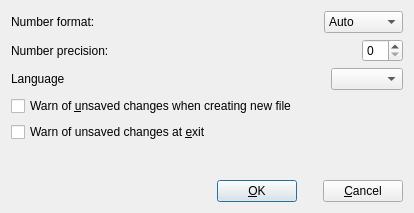
<?xml version="1.0" encoding="UTF-8"?>
<ui version="4.0">
 <class>PreferencesDialog</class>
 <widget class="QDialog" name="PreferencesDialog">
  <property name="geometry">
   <rect>
    <x>0</x>
    <y>0</y>
    <width>414</width>
    <height>213</height>
   </rect>
  </property>
  <property name="windowTitle">
   <string>Preferences</string>
  </property>
  <layout class="QVBoxLayout" name="verticalLayout">
   <item>
    <layout class="QHBoxLayout" name="horizontalLayout_4">
     <item>
      <widget class="QLabel" name="numberFormatLabel">
       <property name="text">
        <string>Number format:</string>
       </property>
      </widget>
     </item>
     <item>
      <spacer name="horizontalSpacer_3">
       <property name="orientation">
        <enum>Qt::Horizontal</enum>
       </property>
       <property name="sizeHint" stdset="0">
        <size>
         <width>40</width>
         <height>20</height>
        </size>
       </property>
      </spacer>
     </item>
     <item>
      <widget class="QComboBox" name="numberFormatComboBox">
       <item>
        <property name="text">
         <string>Auto</string>
        </property>
       </item>
       <item>
        <property name="text">
         <string>Fixed</string>
        </property>
       </item>
       <item>
        <property name="text">
         <string>Scientific</string>
        </property>
       </item>
      </widget>
     </item>
    </layout>
   </item>
   <item>
    <layout class="QHBoxLayout" name="horizontalLayout_3">
     <item>
      <widget class="QLabel" name="numberPrecisionLabel">
       <property name="text">
        <string>Number precision:</string>
       </property>
      </widget>
     </item>
     <item>
      <spacer name="horizontalSpacer_4">
       <property name="orientation">
        <enum>Qt::Horizontal</enum>
       </property>
       <property name="sizeHint" stdset="0">
        <size>
         <width>40</width>
         <height>20</height>
        </size>
       </property>
      </spacer>
     </item>
     <item>
      <widget class="QSpinBox" name="numberPrecisionSpinBox"/>
     </item>
    </layout>
   </item>
   <item>
    <layout class="QHBoxLayout" name="horizontalLayout_2">
     <item>
      <widget class="QLabel" name="languageLabel">
       <property name="text">
        <string>Language</string>
       </property>
      </widget>
     </item>
     <item>
      <spacer name="horizontalSpacer_5">
       <property name="orientation">
        <enum>Qt::Horizontal</enum>
       </property>
       <property name="sizeHint" stdset="0">
        <size>
         <width>40</width>
         <height>20</height>
        </size>
       </property>
      </spacer>
     </item>
     <item>
      <widget class="QComboBox" name="languageComboBox"/>
     </item>
    </layout>
   </item>
   <item>
    <widget class="QCheckBox" name="warnUnsavedNewCheckBox">
     <property name="text">
      <string>Warn of &amp;unsaved changes when creating new file</string>
     </property>
    </widget>
   </item>
   <item>
    <widget class="QCheckBox" name="warnUnsavedAtExitCheckBox">
     <property name="text">
      <string>Warn of unsaved changes at &amp;exit</string>
     </property>
    </widget>
   </item>
   <item>
    <spacer name="verticalSpacer">
     <property name="orientation">
      <enum>Qt::Vertical</enum>
     </property>
     <property name="sizeHint" stdset="0">
      <size>
       <width>20</width>
       <height>40</height>
      </size>
     </property>
    </spacer>
   </item>
   <item>
    <layout class="QHBoxLayout" name="horizontalLayout">
     <item>
      <spacer name="horizontalSpacer">
       <property name="orientation">
        <enum>Qt::Horizontal</enum>
       </property>
       <property name="sizeHint" stdset="0">
        <size>
         <width>40</width>
         <height>20</height>
        </size>
       </property>
      </spacer>
     </item>
     <item>
      <widget class="QPushButton" name="okButton">
       <property name="text">
        <string>&amp;OK</string>
       </property>
       <property name="default">
        <bool>true</bool>
       </property>
      </widget>
     </item>
     <item>
      <spacer name="horizontalSpacer_2">
       <property name="orientation">
        <enum>Qt::Horizontal</enum>
       </property>
       <property name="sizeType">
        <enum>QSizePolicy::Fixed</enum>
       </property>
       <property name="sizeHint" stdset="0">
        <size>
         <width>20</width>
         <height>20</height>
        </size>
       </property>
      </spacer>
     </item>
     <item>
      <widget class="QPushButton" name="cancelButton">
       <property name="text">
        <string>&amp;Cancel</string>
       </property>
      </widget>
     </item>
    </layout>
   </item>
  </layout>
 </widget>
 <resources/>
 <connections/>
</ui>
